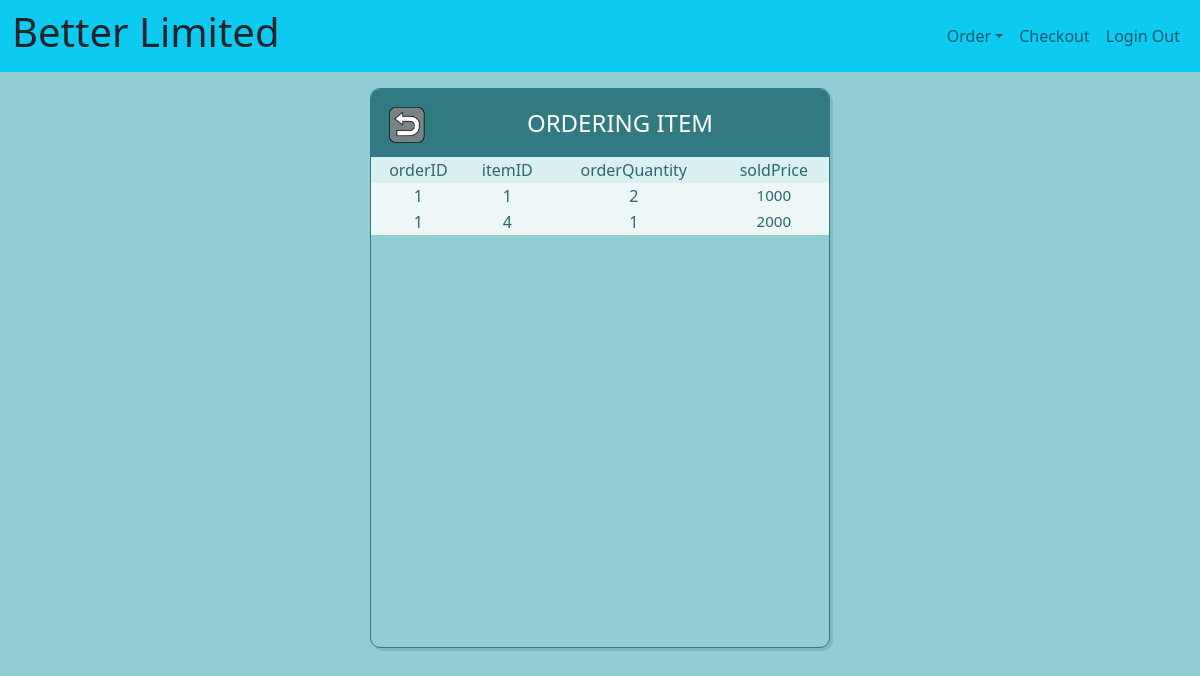
Screenshot of /Code/salesViewOrderDetails.php?orderID=1 (signed in) with the database file from the repository.
### tables this page shows
CREATE TABLE `ItemOrders` (
  `orderID` varchar(255) NOT NULL,
  `itemID` int(11) NOT NULL,
  `orderQuantity` int(5) NOT NULL,
  `soldPrice` double NOT NULL
);

### Code/salesViewOrderDetails.php (the view, shortened to what this page needs)
<!DOCTYPE html>
<html>
<head>
    <link href="https://cdn.jsdelivr.net/npm/bootstrap@5.0.1/dist/css/bootstrap.min.css" rel="stylesheet">
    <link rel="stylesheet" href="css/salesViewOrderDetails.css">
</head>
<body>
<nav class="navbar navbar-expand-lg navbar-light bg-info">
    <div class="container-fluid">
        <h1>Better Limited</h1>
        <div class="collapse navbar-collapse " id="linkbar">
            <ul class="navbar-nav ms-auto">
                <ul class="nav navbar-nav ms-auto">
                    <li class="nav-item dropdown">
                        <a href="#" class="nav-link dropdown-toggle" data-bs-toggle="dropdown">Order</a>
                    </li>
                </ul>
                <li class="nav-item">
                    <a class="nav-link" href="salesPlaceOrders.php">Checkout</a>
                </li>
                <li class="nav-item">
                    <a class="nav-link" href="Logout.php">Login Out</a>
                </li>
            </ul>
        </div>
    </div>
</nav>
        <?php
        require_once('Connection/conn.php');
            extract($_GET);
            $sql = "SELECT * FROM itemorders WHERE orderID = '$orderID'";
            $rs = mysqli_query($conn, $sql);
            $num = mysqli_num_rows($rs);
            if ($num == 0) {
                echo "Record not found<br>";
            } else {
                $rec = mysqli_fetch_assoc($rs);
                extract($rec);
        }
        ?>
    <?php
    require_once('Connection/conn.php');
    if(isset($_GET['itemID']) && isset($_GET['orderID']))  {
        $sql = "SELECT * FROM itemorders WHERE orderID = '$orderID'";
        $rs = mysqli_query($conn, $sql);
        echo<<<EOD
<div class="table-users">
    <div class="header" > Ordering Item</div>
    <table cellspacing="0">
        <tbody>
        <thead>
        <tr>
            <th>orderID</th>
            <th>itemID</th>
            <th>orderQuantity</th>
            <th>soldPrice</th>
            <th>Action</th>
        </tr>
        </thead>
EOD;
        while ($rc = mysqli_fetch_assoc($rs)) {
            extract($rc);
            echo <<<EOD
        <tr>
         <td>$orderID</td>
         <td>$itemID</td>
         <td>$orderQuantity</td>
         <td>$soldPrice</td>
        </tr>
        </tbody>
</div>
EOD;
        }
    }
    else{
    $sql = "SELECT * FROM itemorders WHERE orderID = '$orderID'";
    $rs = mysqli_query($conn, $sql);
    echo<<<EOD
<div class="table-users">
    <div class="header" ><a href="salesViewOrders.php"><input type="image" style="float: left;" src="css/images/imgBackBtn.png" height="40px" width="40px"  /> </a>Ordering item</div>
    <table cellspacing="0">
        <tbody>
        <thead>
        <tr>
            <th>orderID</th>
            <th>itemID</th>
            <th>orderQuantity</th>
            <th>soldPrice</th>
        </tr>
        </thead>
EOD;
    while ($rc = mysqli_fetch_assoc($rs)) {
        extract($rc);
        echo <<<EOD
        <tr>
         <td>$orderID</td>
         <td>$itemID</td>
         <td>$orderQuantity</td>
         <td id="hi">$soldPrice</td>
        </tr>
        </tbody>
</div>
EOD;
    }
    }
    ?>
</body>
</html>

### Code/css/salesViewOrderDetails.css (style rules this page uses)
body { background-color: #91ced4; }
body * { box-sizing: border-box; }
.header { background-color: #327a81; color: white; font-size: 1.5em; padding: 1rem; text-align: center; text-transform: uppercase; }
.table-users { border: 1px solid #327a81; border-radius: 10px; box-shadow: 3px 3px 0 rgba(0, 0, 0, 0.1); max-width: calc(45% - 5em); margin: 1em auto; overflow: hidden; overflow: scroll; height: 70vh; }
table th { text-align: center; }
table { width: 100%; height: 30px; }
table td, table th { color: #2b686e; }
table td { text-align: center; vertical-align: middle; }
table td:last-child { font-size: 0.95em; line-height: 1.4; text-align: left; }
table th { background-color: #daeff1; font-weight: 300; }
table tr:nth-child(2n+1) { background-color: #edf7f8; }
#hi { text-align: center; }

### rows the page displays
itemorders: orderID "1", itemID "1", orderQuantity "2", soldPrice "1000"
itemorders: orderID "1", itemID "4", orderQuantity "1", soldPrice "2000"
